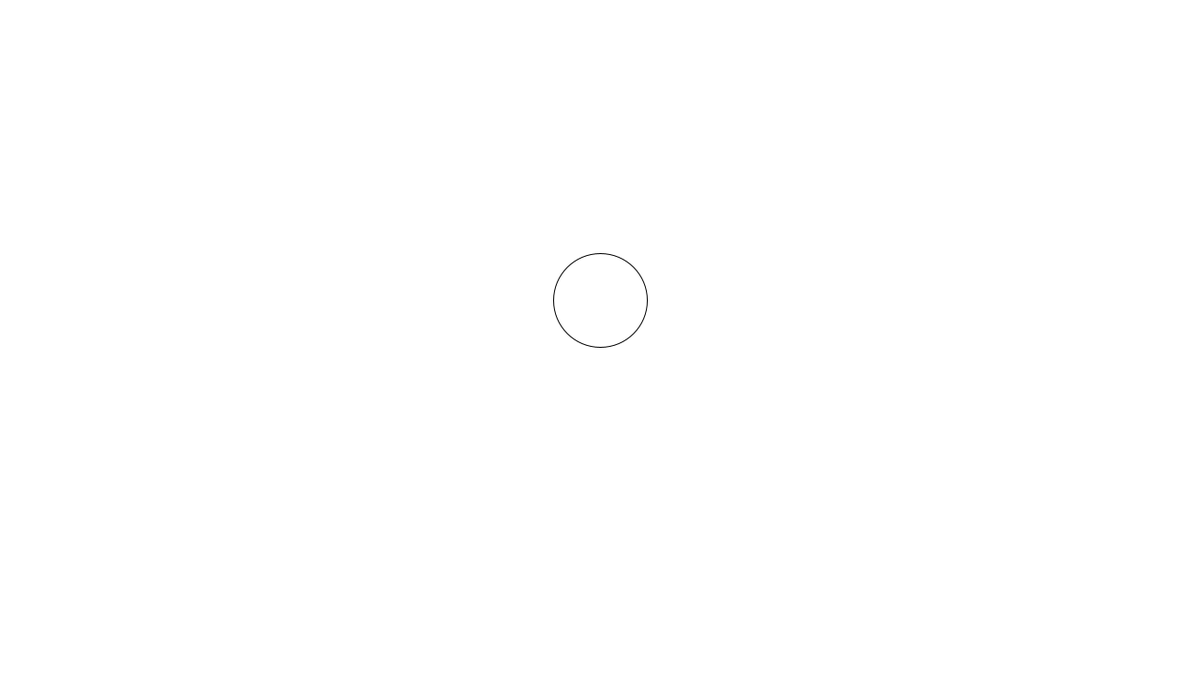
Frame 1 (no input)
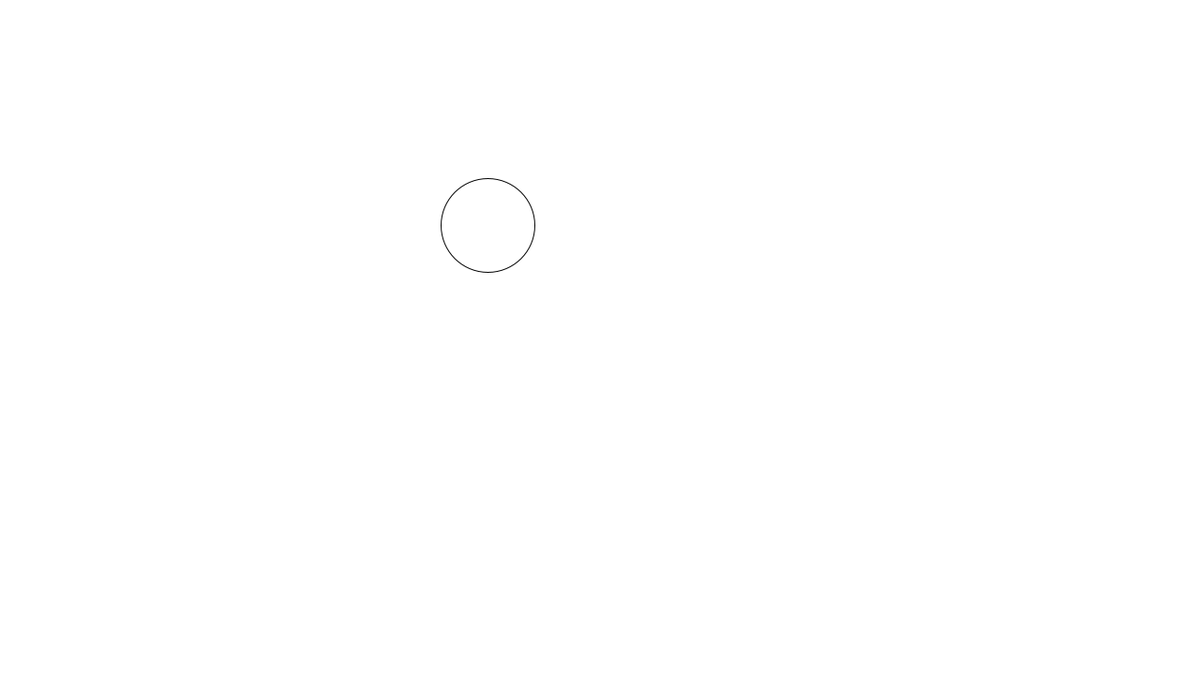
Frame 60 (the mouse pressed at the canvas centre just before this capture)
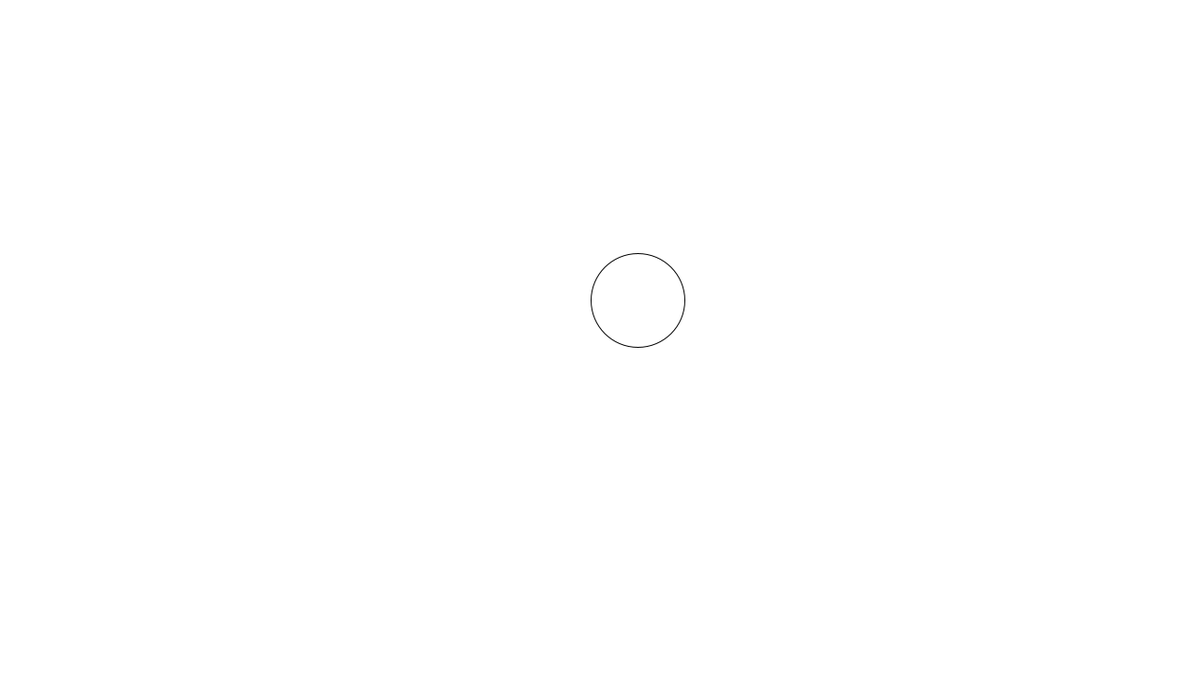
Frame 120 (the mouse held since frame 60 and released just before this capture)

The Processing sketch that drew these frames (run headless with seeded random() and noise(); from frame 60 on, the mouse is pressed at the canvas centre):

// Processing sketch: processing_165328
// ── processing_165328.pde

////////////////////////////////////////////
//  random walker
////////////////////////////////////////////

Walker w;            //Ã£ï¿½ï¿½WalkerÃ¥ï¿½ï¿½Ã£ï¿½ï¿½Ã£ï¿½Â®Ã£ï¿½ï¿½Ã¥Â¤ï¿½Ã¦ï¿½Â°Ã£ï¿½ï¿½Ã¯Â¼ï¿½Ã£ï¿½ÂªÃ£ï¿½ï¿½Ã£ï¿½Â¸Ã£ï¿½Â§Ã£ï¿½Â¯Ã£ï¿½ï¿½Ã¯Â¼ï¿½ w Ã£ï¿½Â®Ã¥Â®Â£Ã¨Â¨ï¿½
/////
void setup(){        //Ã£ï¿½ï¿½Ã¥ï¿½ï¿½Ã¦Âºï¿½Ã¥ï¿½ï¿½Ã£ï¿½ï¿½
  size(1280,720);
  w = new Walker();  // Ã£ï¿½ÂªÃ£ï¿½ï¿½Ã£ï¿½Â¸Ã£ï¿½Â§Ã£ï¿½Â¯Ã£ï¿½ï¿½ w Ã£ï¿½Â®Ã§ï¿½ï¿½Ã¦ï¿½ï¿½
  background(255);
}
/////
void draw(){         //Ã£ï¿½ï¿½Ã£ï¿½Â¡Ã£ï¿½Â¤Ã£ï¿½Â³Ã©ï¿½Â¢Ã¦ï¿½Â°Ã£ï¿½ï¿½Ã¯Â¼ï¿½Ã§ï¿½Â¡Ã©ï¿½ï¿½Ã£ï¿½Â«Ã£ï¿½Â¼Ã£ï¿½ï¿½Ã¯Â¼ï¿½
  background(255);
  w.getmouse();
  w.step();          //Ã£ï¿½ÂªÃ£ï¿½ï¿½Ã£ï¿½Â¸Ã£ï¿½Â§Ã£ï¿½Â¯Ã£ï¿½ï¿½ w Ã£ï¿½Â«Ã¦ÂÂ©Ã£ï¿½ï¿½Ã£ï¿½ï¿½Ã£ï¿½ï¿½
  w.display();       //Ã£ï¿½ÂªÃ£ï¿½ï¿½Ã£ï¿½Â¸Ã£ï¿½Â§Ã£ï¿½Â¯Ã£ï¿½ï¿½ w Ã£ï¿½Â«Ã¨ï¿½ÂªÃ¥ï¿½ï¿½Ã£ï¿½ï¿½Ã¨Â¡Â¨Ã§Â¤ÂºÃ£ï¿½ï¿½Ã£ï¿½Â¦Ã£ï¿½ï¿½Ã£ï¿½ï¿½Ã£ï¿½ï¿½
}
/////
///// Ã£ï¿½Â¯Ã£ï¿½Â©Ã£ï¿½Â¹Ã¥Â®ï¿½Ã§Â¾Â©
class Walker{ //Ã£ï¿½Â¯Ã£ï¿½Â©Ã£ï¿½Â¹Ã¥ï¿½ï¿½Ã£ï¿½Â®Ã¦ï¿½ï¿½Ã¥ï¿½ï¿½Ã£ï¿½Â¯Ã¥Â¤Â§Ã¦ï¿½ï¿½Ã¥Âï¿½Ã£ï¿½Â§
  int x;      //Ã§ï¿½Â¶Ã¦ï¿½ï¿½Ã¥Â¤ï¿½Ã¦ï¿½Â°
  int y;      //Ã§ï¿½Â¶Ã¦ï¿½ï¿½Ã¥Â¤ï¿½Ã¦ï¿½Â°
  int mx;     //Ã§ï¿½Â¹Ã£ï¿½ï¿½Ã£ï¿½ï¿½Ã¨Â¦ï¿½Ã£ï¿½ï¿½Ã£ï¿½ï¿½Ã£ï¿½Â¦Ã£ï¿½Â¹Ã£ï¿½Â®Ã¤Â½ï¿½Ã§Â½Â®
  int my;     //Ã§ï¿½Â¹Ã£ï¿½ï¿½Ã£ï¿½ï¿½Ã¨Â¦ï¿½Ã£ï¿½ï¿½Ã£ï¿½ï¿½Ã£ï¿½Â¦Ã£ï¿½Â¹Ã£ï¿½Â®Ã¤Â½ï¿½Ã§Â½Â®
  int dir;    //Ã£ï¿½ï¿½Ã£ï¿½Â¦Ã£ï¿½Â¹Ã£ï¿½Â®Ã¦ï¿½Â¹Ã¥ï¿½ï¿½Ã£ï¿½ï¿½0Ã¥ï¿½Â³, 1Ã¥Â·Â¦, 2Ã¤Â¸ï¿½, 3Ã¤Â¸ï¿½
  int spd = 40;    //Ã¥ï¿½ï¿½Ã£ï¿½ï¿½Ã£ï¿½Â¹Ã£ï¿½ï¿½Ã£ï¿½Â¼Ã£ï¿½ï¿½
  
  Walker(){   //Ã£ï¿½Â³Ã£ï¿½Â³Ã£ï¿½Â¹Ã£ï¿½ï¿½Ã£ï¿½Â©Ã£ï¿½Â¯Ã£ï¿½Â¿Ã¯Â¼ï¿½Ã¥ï¿½ï¿½Ã¦ï¿½ï¿½Ã¥ï¿½ï¿½Ã£ï¿½Â®Ã£ï¿½ï¿½Ã£ï¿½ï¿½Ã£ï¿½Â®Ã£ï¿½Â¡Ã£ï¿½Â½Ã£ï¿½ï¿½Ã£ï¿½ï¿½Ã¯Â¼ï¿½new Ã£ï¿½Â§Ã¥ï¿½Â¼Ã£ï¿½Â³Ã¥ï¿½ÂºÃ£ï¿½ï¿½Ã£ï¿½ï¿½Ã£ï¿½ï¿½Ã¯Â¼ï¿½
    x = width/2;  //Ã§Âªï¿½Ã£ï¿½Â®Ã¤Â¸ÂÃ¥Â¿ï¿½Ã£ï¿½Â«
    y = height/2; //Ã§Âªï¿½Ã£ï¿½Â®Ã¤Â¸ÂÃ¥Â¿ï¿½Ã£ï¿½Â«
  }
  
  void getmouse(){
    mx = mouseX - x;
    my = mouseY - y;
    if( mx >= 0 ){  //Ã£ï¿½ï¿½Ã£ï¿½Â¦Ã£ï¿½Â¹Ã£ï¿½Â¯Ã¥ï¿½Â³
      if( my >= mx ){  
        dir = 2;  //Ã¤Â¸ï¿½Ã£ï¿½Â¸
      }else if( -my >= mx ){
        dir = 3;  //Ã¤Â¸ï¿½Ã£ï¿½Â¸
      }else{
        dir = 0;  //Ã¥ï¿½Â³Ã£ï¿½Â¸
      }
    }else{          //Ã£ï¿½ï¿½Ã£ï¿½Â¦Ã£ï¿½Â¹Ã£ï¿½Â¯Ã¥Â·Â¦
      if( mx >= my ){
        dir = 3;  //Ã¤Â¸ï¿½Ã£ï¿½Â¸
      }else if( mx >= -my ){
        dir = 2;  //Ã¤Â¸ï¿½Ã£ï¿½Â¸
      }else{
        dir = 1;  //Ã¥Â·Â¦Ã£ï¿½Â¸
      }
    }
  }
  
  void display(){ //Ã¨Â¡Â¨Ã§Â¤ÂºÃ§ï¿½Â¨Ã£ï¿½Â¡Ã£ï¿½Â½Ã£ï¿½ï¿½Ã£ï¿½ï¿½
    stroke(1);    //Ã©Â»ï¿½Ã¨ï¿½Â²Ã£ï¿½Â«
    //point(x, y);  //Ã¥ÂºÂ§Ã¦Â¨ï¿½(x, y)Ã£ï¿½Â«Ã§ï¿½Â¹Ã£ï¿½ï¿½Ã¦ï¿½ï¿½Ã§ï¿½Â»
    ellipse(x, y, 100, 100);
  }
  void step(){    //Ã£ï¿½ï¿½Ã¦ÂÂ©Ã£ï¿½ï¿½Ã£ï¿½ï¿½Ã£ï¿½Â¡Ã£ï¿½Â½Ã£ï¿½ï¿½Ã£ï¿½ï¿½
    int choice = int(random(5)); // 0,1,2,3,4 Ã£ï¿½Â®Ã£ï¿½ï¿½Ã£ï¿½ï¿½Ã£ï¿½ï¿½Ã£ï¿½ï¿½
    
    if(choice == 4){  
      choice = dir;  //Ã©ï¿½Â²Ã¨Â¡ï¿½Ã¦ï¿½Â¹Ã¥ï¿½ï¿½Ã£ï¿½ï¿½Ã£ï¿½ï¿½Ã£ï¿½Â¦Ã£ï¿½Â¹Ã¦ï¿½Â¹Ã¥ï¿½ï¿½Ã£ï¿½Â¸
    }
    
    if(choice == 0){
      x += spd;
    }else if(choice == 1){
      x -= spd;
    }else if(choice == 2){
      y += spd;
    }else{
      y -= spd;
    }
  }
}
///////////
